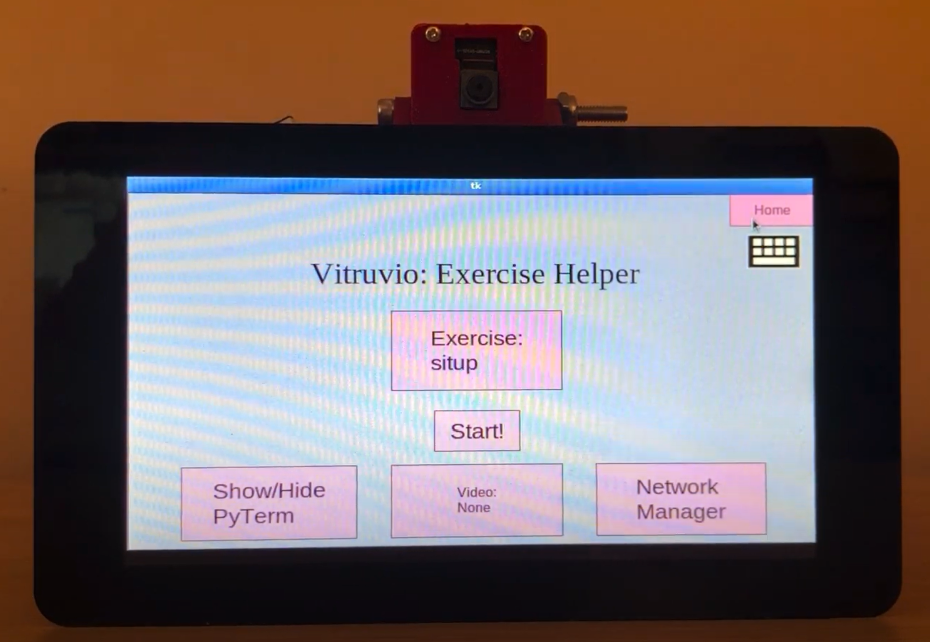
#> input picture v1.png, 1860 x 1284 px (shown at 1/2 size)
$ python -i labelVideoNoOpenPose.py   (imports and definitions only)
#> lines starting #> are read from the running program, lines starting #| are printed output that depends on the picture
#> further down, picture is the input picture: shape (1284, 1860, 3); mean B, G, R 106.1, 107, 122.4
import os
import sys
import cv2
import time

# #Setting OpenPose parameters

# video = sys.argv[1]
# label = sys.argv[2]


#Opening OpenCV stream
def increase_brightness(img, value=30):
#> called with value = 30
    hsv = cv2.cvtColor(img, cv2.COLOR_BGR2HSV)
#> hsv: shape (1284, 1860, 3); mean H, S, V 90.5, 102.4, 136.1
    h, s, v = cv2.split(hsv)
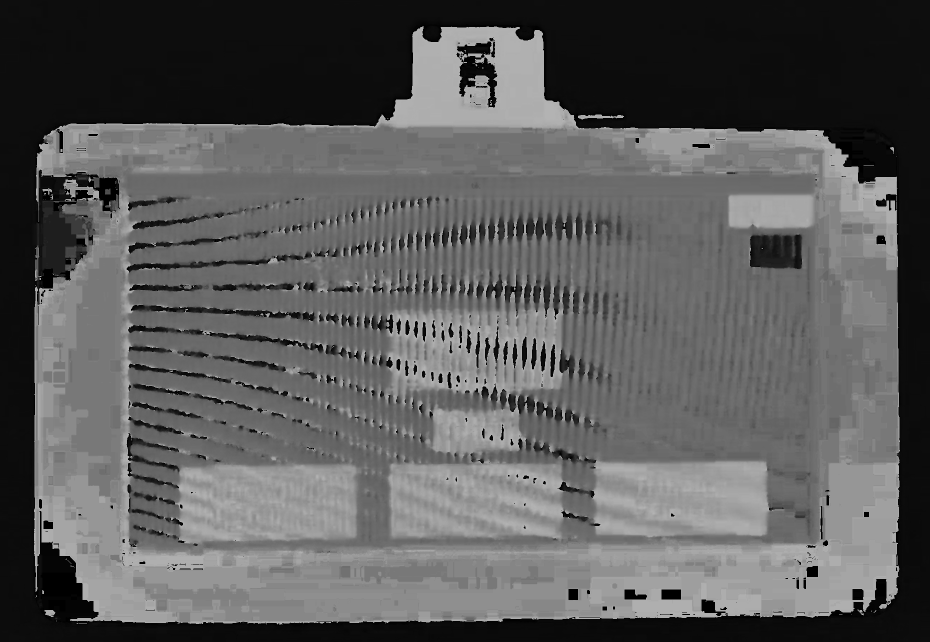
#> h: shape (1284, 1860) (shown at 1/2 size); min 0, max 179, mean 90.5
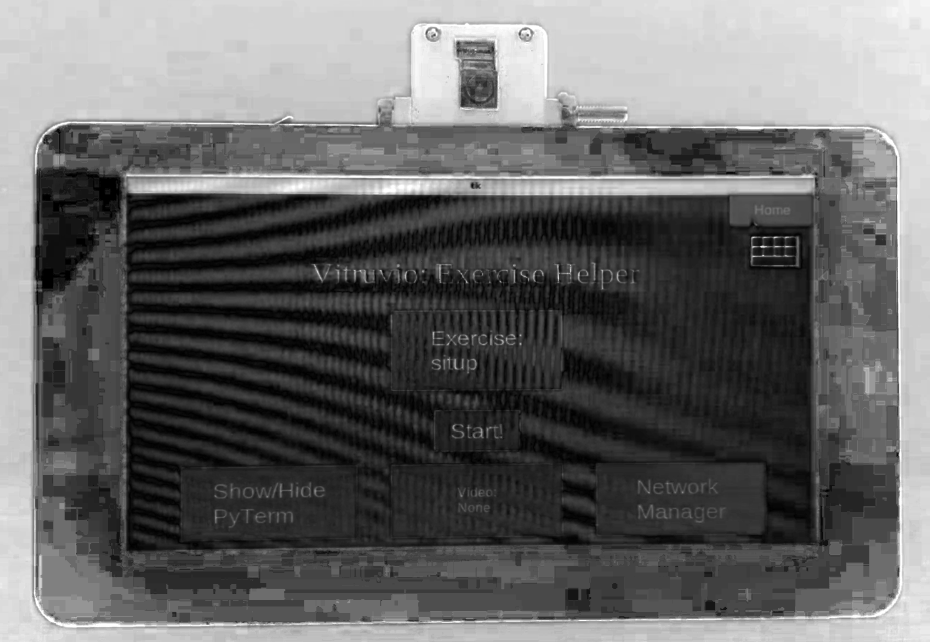
#> s: shape (1284, 1860) (shown at 1/2 size); min 0, max 255, mean 102.4
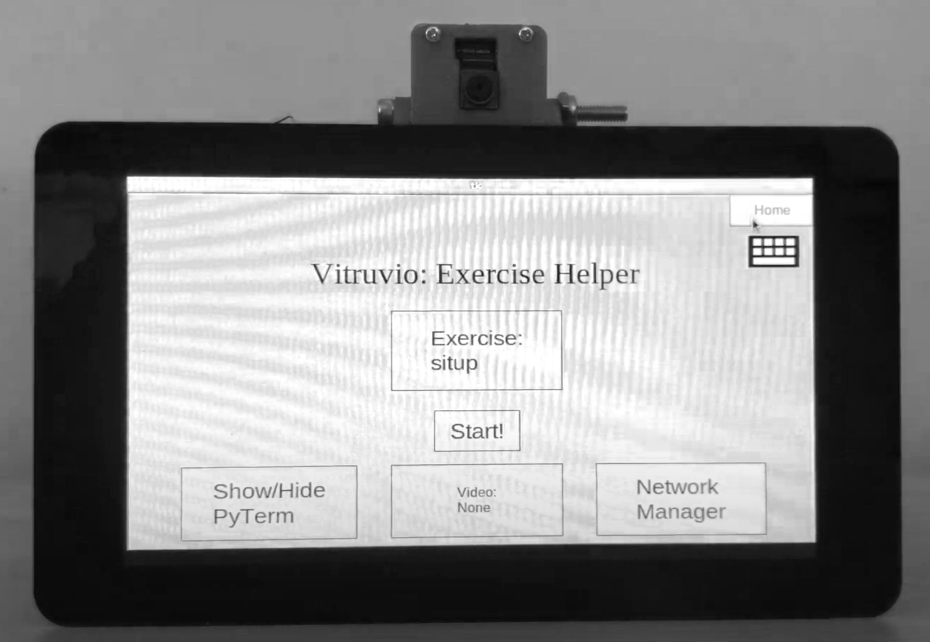
#> v: shape (1284, 1860) (shown at 1/2 size); min 6, max 255, mean 136.1

    lim = 255 - value
    v[v > lim] = 255
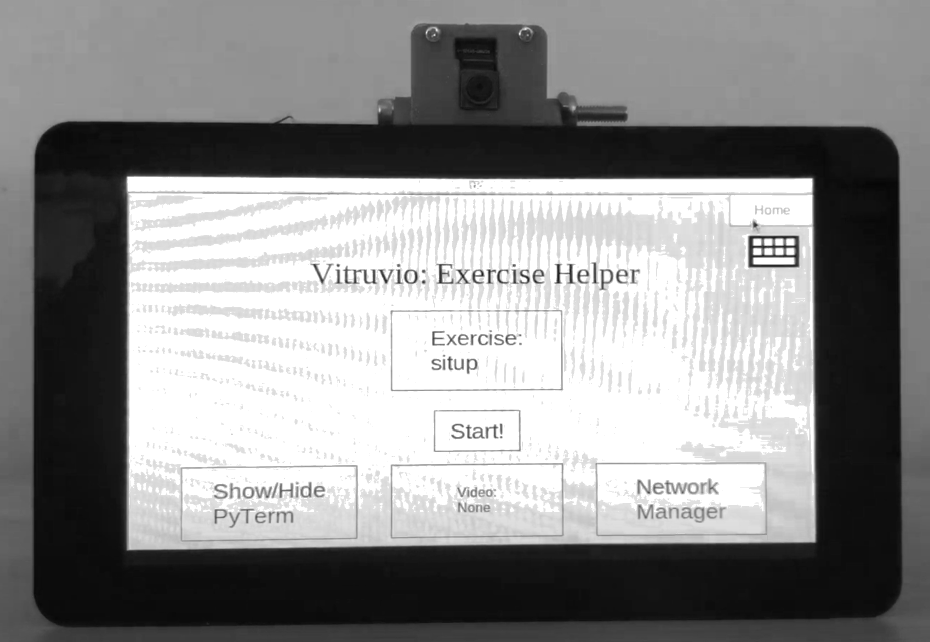
#> v: shape (1284, 1860) (shown at 1/2 size); min 6, max 255, mean 140.2
    v[v <= lim] += value
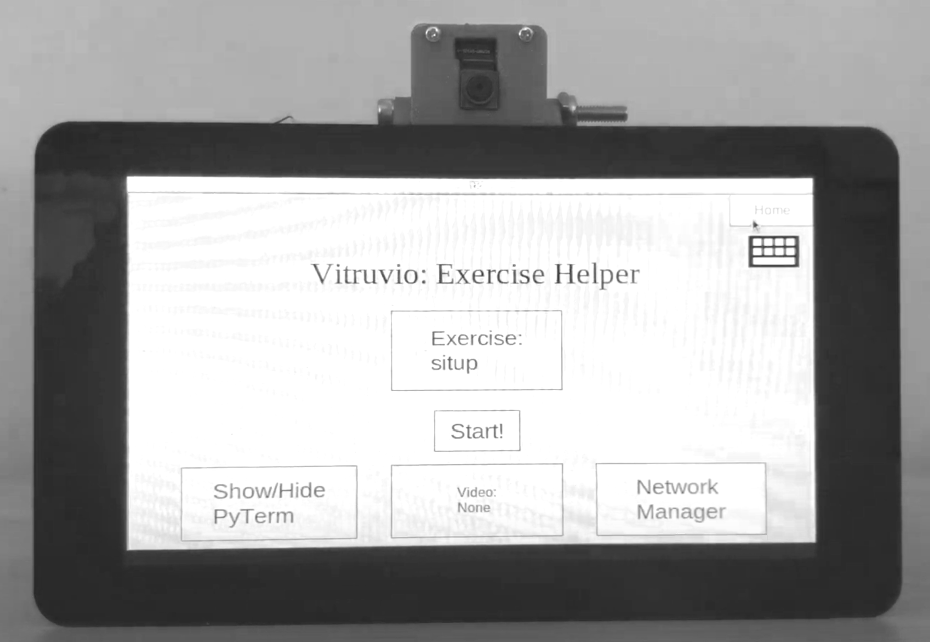
#> v: shape (1284, 1860) (shown at 1/2 size); min 36, max 255, mean 162.5

    final_hsv = cv2.merge((h, s, v))
#> final_hsv: shape (1284, 1860, 3); mean H, S, V 90.5, 102.4, 162.5
    img = cv2.cvtColor(final_hsv, cv2.COLOR_HSV2BGR)
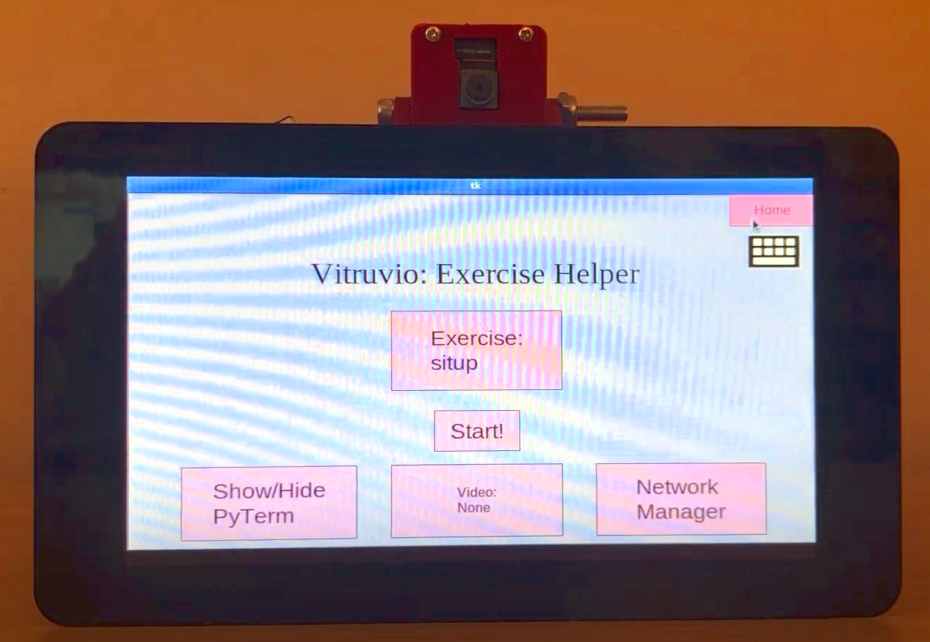
#> img: shape (1284, 1860, 3) (shown at 1/2 size); mean B, G, R 124.7, 125, 146.3
    return img

# [60 lines not run here, left out]

>>> import cv2
>>> picture = cv2.imread('v1.png')
>>> result = increase_brightness(picture)

$ run again, on v2.png
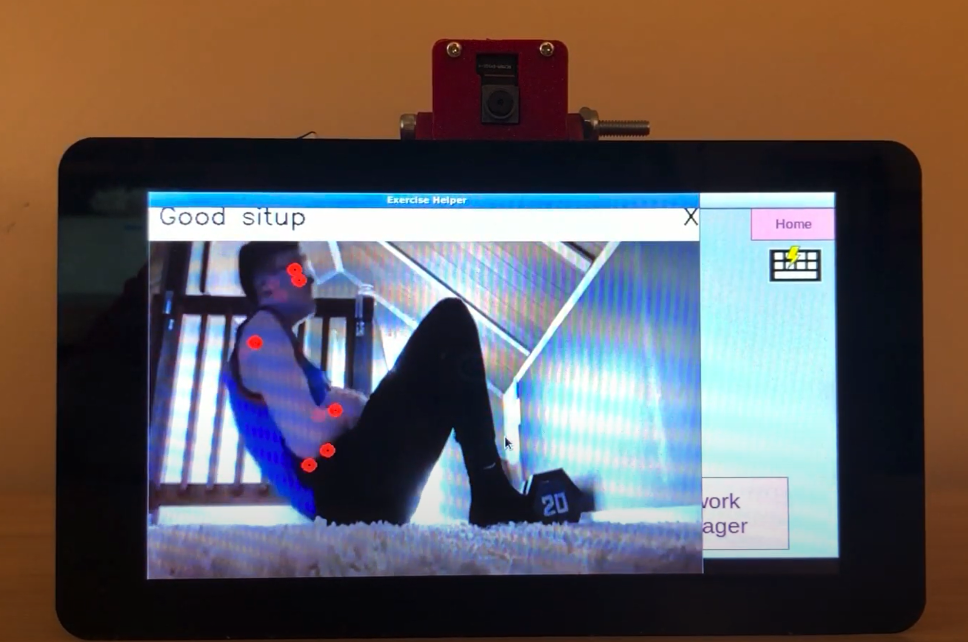
#> input picture v2.png, 1935 x 1284 px (shown at 1/2 size)
#> picture is the input picture: shape (1284, 1935, 3); mean B, G, R 93.3, 92.6, 100.4
#> hsv: shape (1284, 1935, 3); mean H, S, V 82.2, 122.5, 123.7
#> in increase_brightness, `v[v <= lim] += value`:
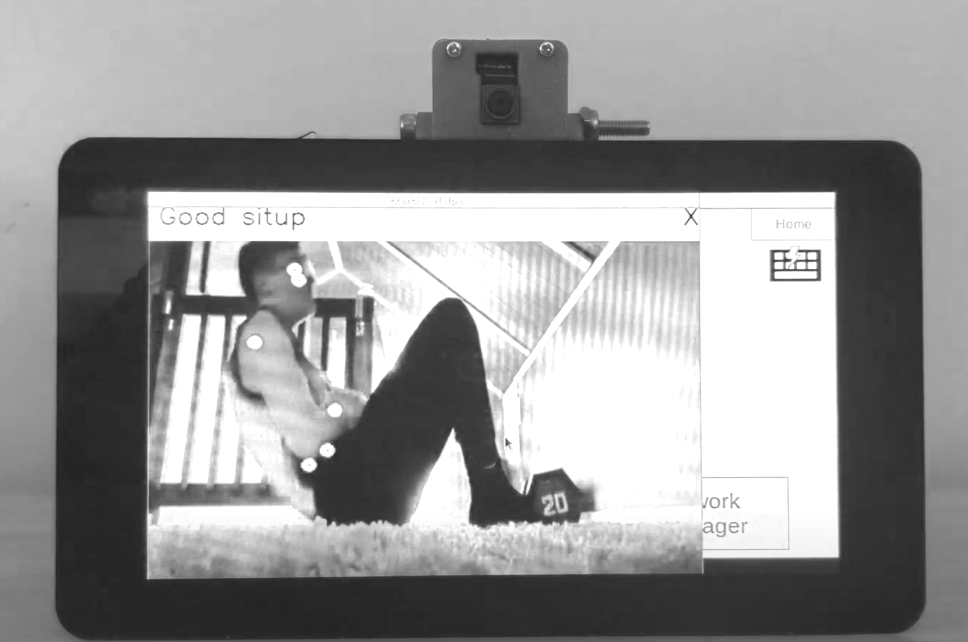
#> v: shape (1284, 1935) (shown at 1/2 size); min 32, max 255, mean 149.7
#> final_hsv: shape (1284, 1935, 3); mean H, S, V 82.2, 122.5, 149.7
#> in increase_brightness, `img = cv2.cvtColor(final_hsv, cv2.COLOR_HSV2BGR)`:
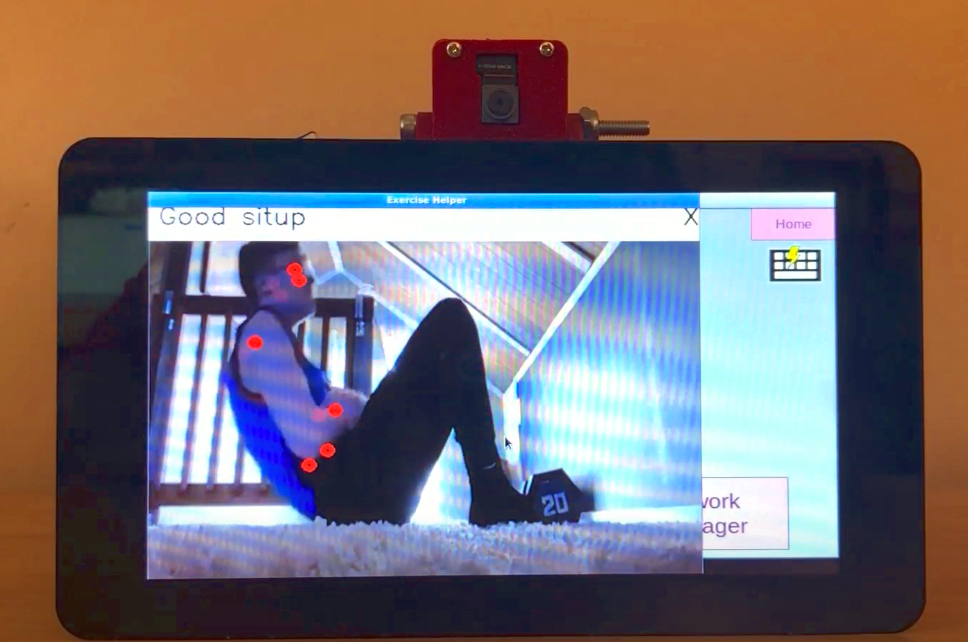
#> img: shape (1284, 1935, 3) (shown at 1/2 size); mean B, G, R 112, 109, 120.6

$ run again, on v3.png
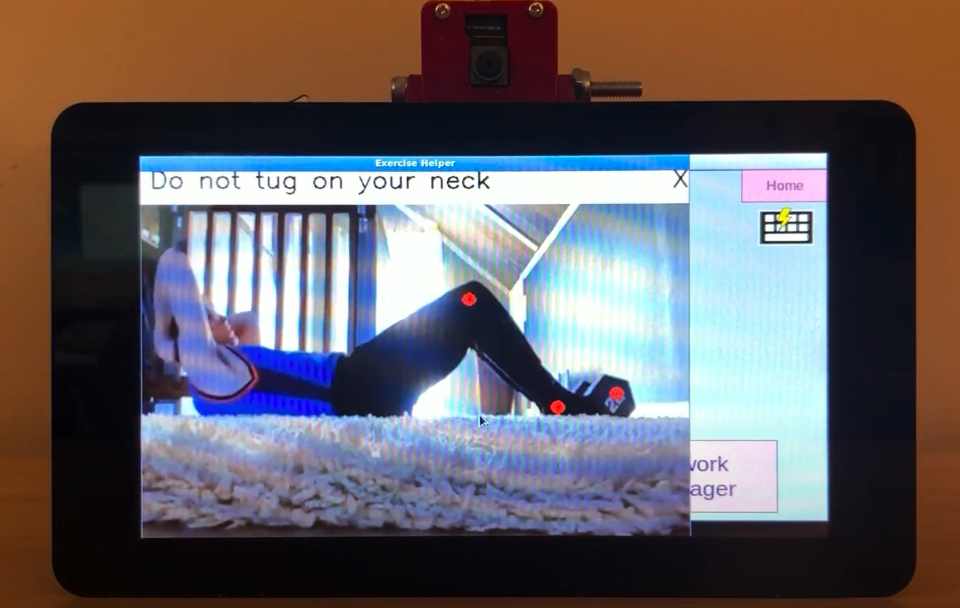
#> input picture v3.png, 1919 x 1215 px (shown at 1/2 size)
#> picture is the input picture: shape (1215, 1919, 3); mean B, G, R 99.8, 95.9, 102.8
#> hsv: shape (1215, 1919, 3); mean H, S, V 87.8, 112.9, 125.4
#> in increase_brightness, `v[v <= lim] += value`:
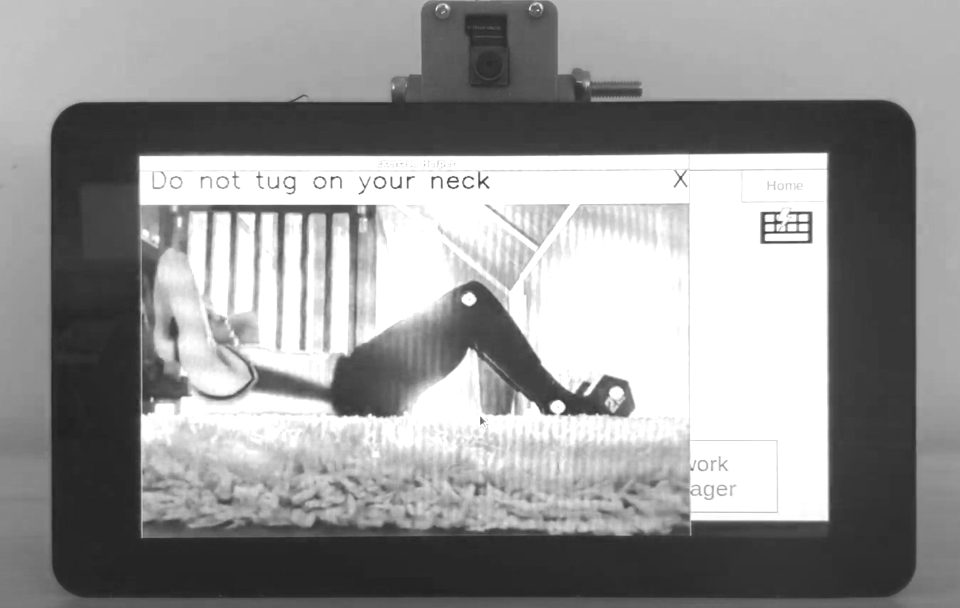
#> v: shape (1215, 1919) (shown at 1/2 size); min 31, max 255, mean 150.3
#> final_hsv: shape (1215, 1919, 3); mean H, S, V 87.8, 112.9, 150.3
#> in increase_brightness, `img = cv2.cvtColor(final_hsv, cv2.COLOR_HSV2BGR)`:
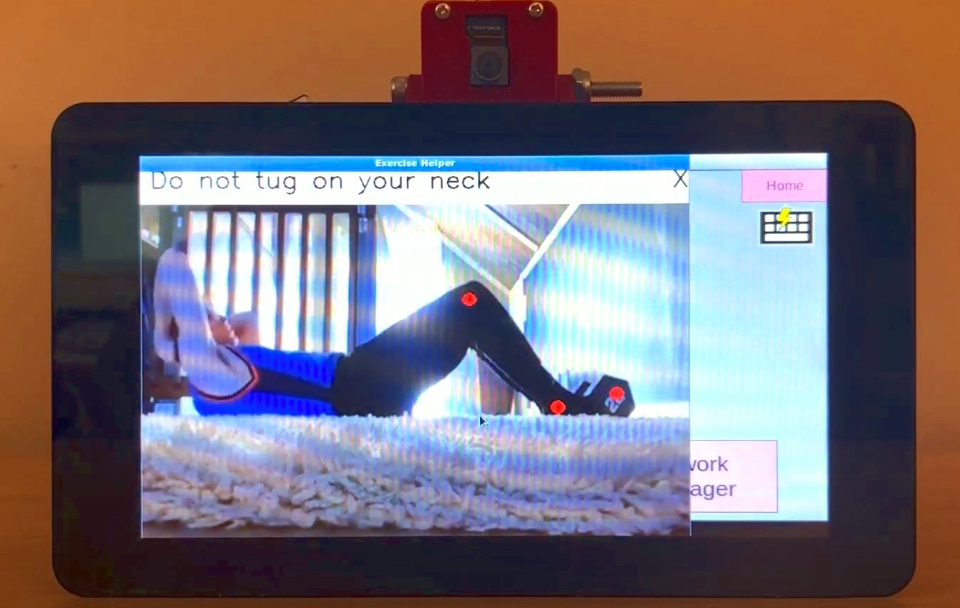
#> img: shape (1215, 1919, 3) (shown at 1/2 size); mean B, G, R 117.8, 111.6, 122.8
